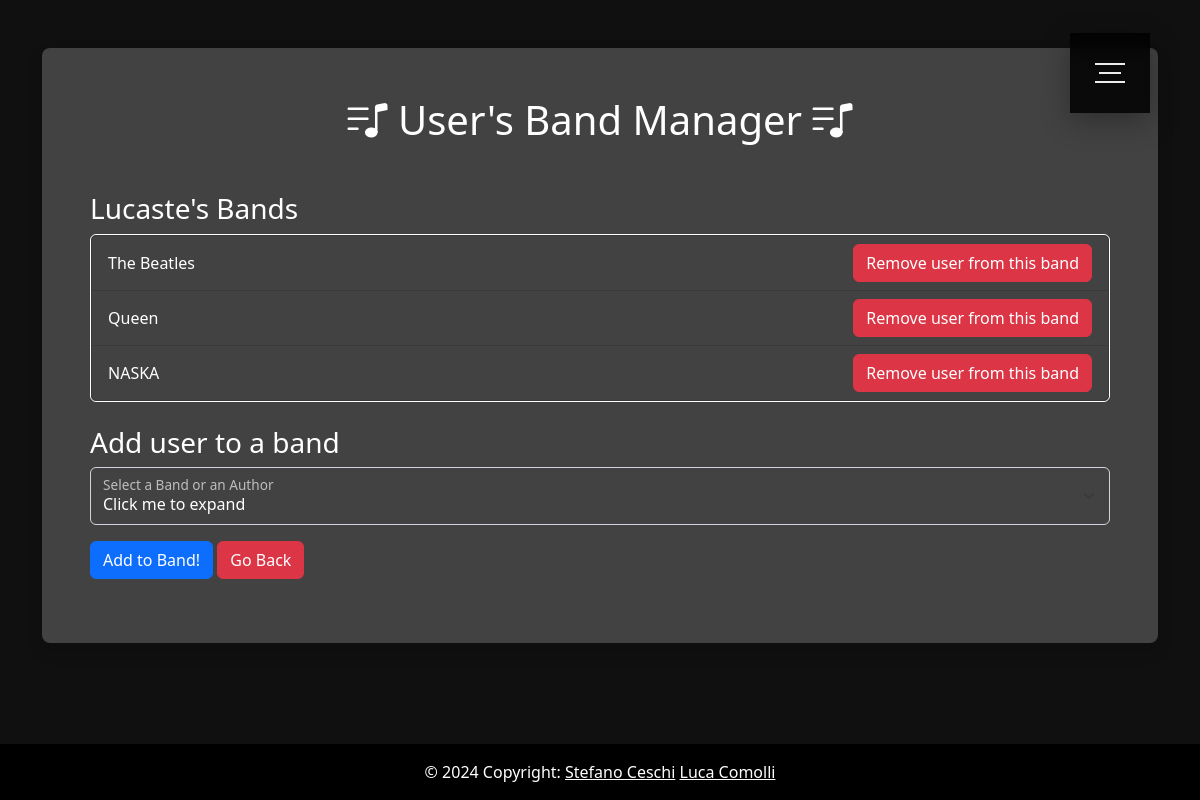
Screenshot of /administration/userBands/1 (signed in) with the database file from the repository.
### tables this page shows
create table user(
                     id int primary key auto_increment,
                     name varchar(100) not null,
                     surname varchar(100) not null,
                     email varchar(100) not null,
                     authLevel tinyint(1) default 0,
                     password char(64) not null
);

create table band(
                     id int primary key auto_increment,
                     name varchar(100) not null
);

### index.php (called while the page is built, shortened)
<?php
$app = new Application();

### application/models/User.php (called while the page is built, shortened)
<?php
class User
{
    private $id;
    private $name;
    public function __construct($id, $name, $surname, $email, $isAdmin)
    {
        $this->id = $id;
        $this->name = $name;
    }
    public function getId()
    {
        return $this->id;
    }
    public function getName()
    {
        return $this->name;
    }
}

### application/models/UserMapper.php (called while the page is built, shortened)
<?php
require_once './application/models/User.php';
class UserMapper
{
    public static function getById($userId){
        $conn = new DatabaseConnection();
        $query = "SELECT * FROM user WHERE id = :uid";
        $stmt = $conn->prepare($query);
        $stmt->bindParam(":uid", $userId, PDO::PARAM_INT);
        $stmt->execute();
        if($res = $stmt->fetch()) {
            return new User($res['id'], $res['name'], $res['surname'], $res['email'], $res['authLevel']);
        }
        return null;
    }
}

### application/models/BandUserMapper.php (called while the page is built, shortened)
<?php
class BandUserMapper
{
    public static function getBandsIdsByUser(User $user){
        $conn = new DatabaseConnection();
        $uid = $user->getId();
        $queryUserId = "SELECT bandId from band_user where userId = :uid";
        $stmt = $conn->prepare($queryUserId);
        $stmt->bindParam(':uid', $uid, PDO::PARAM_INT);
        $stmt->execute();
        $bands = array();
        while($res = $stmt->fetch()){
            $bands[] = $res['bandId'];
        }
        return $bands;
    }
}

### application/models/BandMapper.php (called while the page is built, shortened)
<?php
require_once "./application/models/Band.php";
require_once "./application/models/BandUserMapper.php";
require_once "./application/models/SongMapper.php";
require_once "./application/models/User.php";
require_once "./application/models/UserMapper.php";
class BandMapper
{
    public static function getBandsByUser(User $user){
        $conn = new DatabaseConnection();
        $bands = array();
        foreach (BandUserMapper::getBandsIdsByUser($user) as $bandId){
            $query = "SELECT * FROM band where id = :bid";
            $stmt = $conn->prepare($query);
            $stmt->bindParam(':bid', $bandId, PDO::PARAM_INT);
            $stmt->execute();
            while ($res = $stmt->fetch()){
                $bands[] = new Band($res['id'], $res['name']);
            }
        }
        return $bands;
    }
}

### application/models/Band.php (called while the page is built, shortened)
<?php
class Band
{
    private $id;
    private $name;
    public function __construct($id, $name)
    {
        $this->id = $id;
        $this->name = $name;
    }
    public function getId()
    {
        return $this->id;
    }
    public function getName()
    {
        return $this->name;
    }
}

### application/views/admin/user_bands.php (the view, shortened to what this page needs)
<div class="container">
    <div class="row">
        <div class="col-sm-12 col-md-12 col-lg-12 mx-auto">
            <div class="card card-dark-no-hover border-0 shadow rounded-3 my-5">
                <div class="card-body p-4 p-sm-5">
                    <h1 class="text-center mb-5 fw-light"><i class="bi bi-music-note-list"></i> User's Band Manager <i class="bi bi-music-note-list"></i></h1>
                    <h3><?php echo $user->getName()?>'s Bands</h3>
                    <ul class="list-group mb-4" style="border: 1px solid white">
                        <?php foreach ($bands as $band): ?>
                            <li class="list-group-item card-dark d-flex align-items-center justify-content-between">
                                <?php echo $band->getName()?>
                                <a class="btn btn-danger float-end"
                                   href="<?php echo URL . 'administration/removeUserFromBand/' . $user->getId() . '/' . $band->getId() ?>">Remove user from this band</a>
                            </li>
                        <?php endforeach; ?>
                    </ul>
                    <h3>Add user to a band</h3>
                    <form action="<?php echo URL . 'administration/addUserToBand'?>" method="post">
                        <div class="form-floating mb-3" id="sband">
                            <select required class="form-select card-dark-no-hover" name="bandId">
                                <option disabled selected value="-1">Click me to expand</option>
                            </select>
                            <label for="sband">Select a Band or an Author</label>
                        </div>
                        <input class="btn btn-primary" type="submit" value="Add to Band!">
                        <a class="btn btn-danger" href="<?php echo URL . 'administration'?>">Go Back</a>
                    </form>
                </div>
            </div>
        </div>
    </div>
</div>

### application/libs/styles/custom.css (style rules this page uses)
body { background-color: #101010; color: white; }
.card-dark { background-color: #424242 !important; }
.card-dark * { color: #ffffff !important; }
.card-dark-no-hover { background-color: #424242 !important; }
.card-dark-no-hover * { color: #ffffff !important; }

### rows the page displays
user: name "Lucaste"
band: name "The Beatles"
band: name "Queen"
band: name "NASKA"
